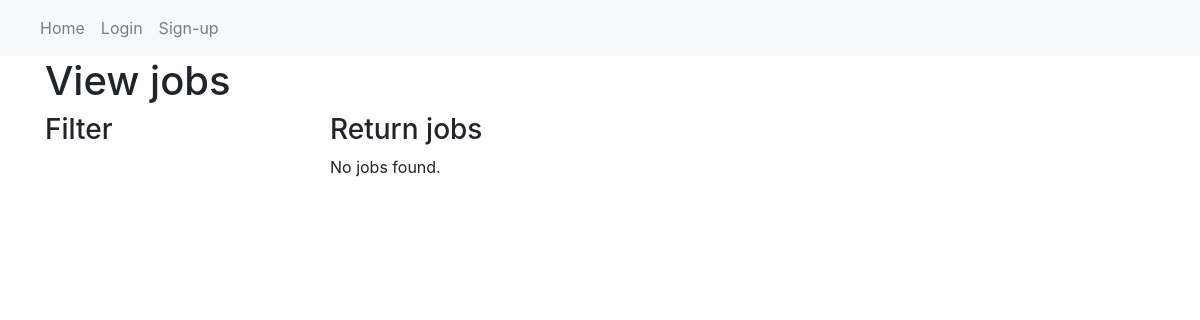
Before: /prototype/view_jobs/ with the older database file.
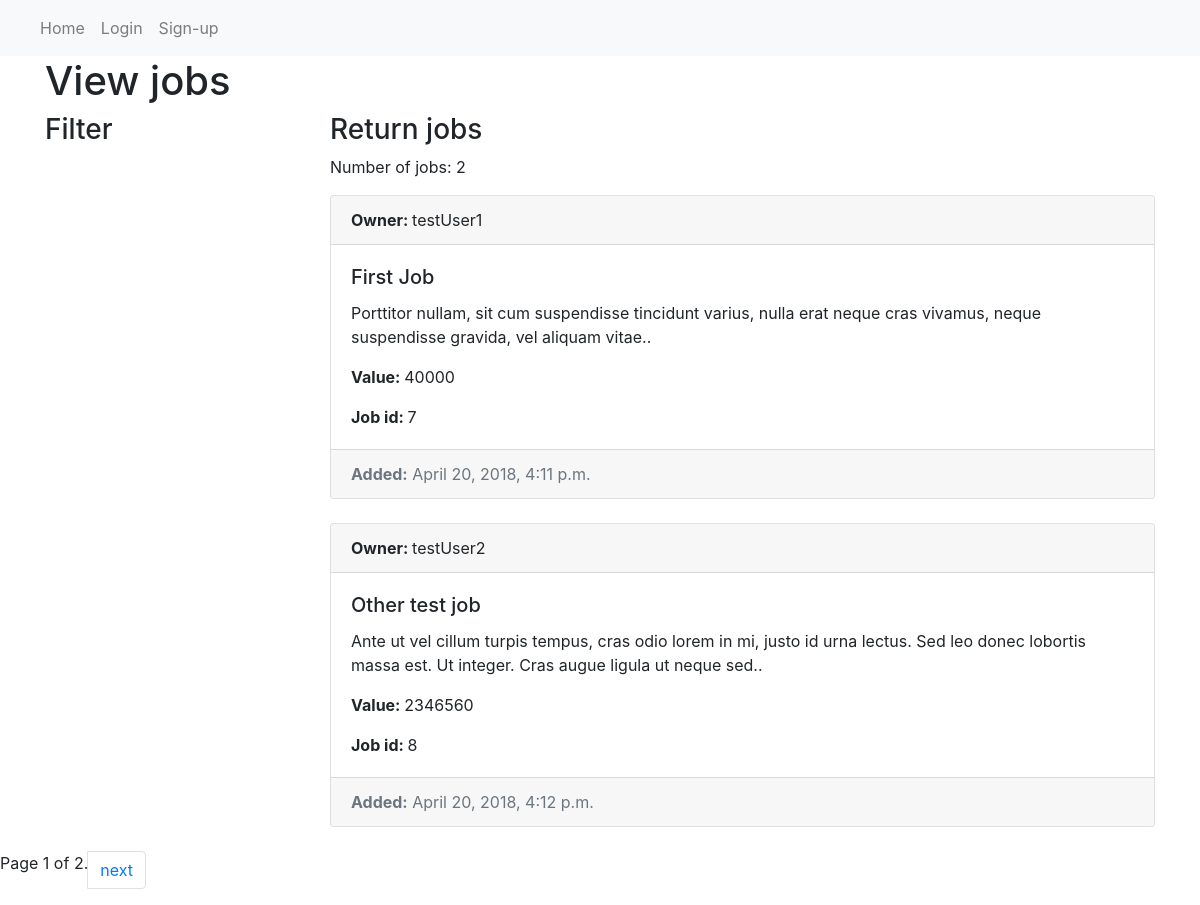
After: the same page with the newer database file.
### prototype/models.py (models this page shows, shortened)
class Job(models.Model):
    name = models.CharField(max_length=200, help_text="Enter a job name")
    description = models.TextField(max_length=750, help_text="Enter job description", null=True, blank=True)
    value = models.IntegerField(null=True, blank=True, help_text="Enter job value")
    company = models.ForeignKey('Company', on_delete=models.SET_NULL, null=True)
    added = models.DateTimeField(auto_now_add=True)
    region = models.ForeignKey('Region', on_delete=models.SET_NULL, null=True)
    added_by = models.ForeignKey(settings.AUTH_USER_MODEL, on_delete=models.CASCADE, null=True)

class CustomUser(AbstractUser):
    name = models.CharField(blank=True, max_length=255)
    first_name = models.CharField(max_length=100, blank=True)
    second_name = models.CharField(max_length=100, blank=True)
    company = models.ForeignKey('Company', on_delete=models.SET_NULL, null=True)
    def __str__(self):
        return self.username

### prototype/views.py (the view)
# urls.py: path('view_jobs/', views.ViewJobs.as_view(), name='view_jobs'),
class ViewJobs(generic.ListView):
    current_user = str(lambda self: self.request.user)
    model = Job
    context_object_name = 'job_list'
    queryset = Job.objects.all()
    template_name = 'view_jobs.html'
    paginate_by = 2

### prototype/templates/view_jobs.html (shortened to what this page needs)
{% extends 'base.html' %}
{% block content %}
<div class="row">
  <div class="col">
    <h1>View jobs</h1>
  </div>
</div>
<div class="row">
  <div class="col-3">
    <h3>Filter</h3>
  </div>
  <div class="col-9">
    <h3>Return jobs</h3>
    {% if job_list %}
      <p>Number of jobs: {{job_list|length}}</p>
      {% for j in job_list %}
      <div class="card">
        <div class="card-header">
        <strong>Owner: </strong>{{j.added_by}}
        </div>
        <div class="card-body">
          <h5 class="card-title">{{j.name}}</h5>
          <p class="card-text">{{j.description}}.</p>
          <p class="card-text"><strong>Value: </strong>{{j.value}}</p>
          <p class="card-text"><strong>Job id: </strong> {{j.id}}</p>
        </div>
        <div class="card-footer text-muted">
          <strong>Added:</strong> {{j.added}}
        </div>
      </div>
      {% endfor %}
    {% else %}
    <p>No jobs found.</p>
    {% endif %}
  </div>
</div>
{% endblock %}

### prototype/templates/base.html (shortened to what this page needs)
<!DOCTYPE html>
<html lang="en">
<head>
  <link rel="stylesheet" href="https://stackpath.bootstrapcdn.com/bootstrap/4.0.0/css/bootstrap.min.css">
</head>
<body>
  {% include "header.html" %}
  <div class="container">
    <div class="row">
      <div class="col">
      </div>
    </div>
      {% block content %}
      {% endblock content %}
  </div>
  <div class="row">
    <div class="col">
      {% if is_paginated %}
          <nav aria-label="Page navigation example">
              <span class="page-links">
                <ul class="pagination">
                  <li class="page-item">Page {{ page_obj.number }} of {{ page_obj.paginator.num_pages }}.</li>
                  {% if page_obj.has_next %}
                      <li class="page-item"><a class="page-link" href="{{ request.path }}?page={{ page_obj.next_page_number }}">next</a></li>
                  {% endif %}
                </ul>
              </span>
          </nav>
      {% endif %}
    </div>
  </div>
</body>
</html>

### prototype/templates/header.html (shortened to what this page needs)
{% block header %}
<nav class="navbar navbar-expand-lg navbar-light bg-light">
  <div class="collapse navbar-collapse" id="navbarNav">
    <ul class="navbar-nav">
      <li class="nav-item">
        <a class="nav-link" href="{% url 'index' %}">Home</a>
      </li>
      {% if user.is_authenticated %}
      <li class="nav-item">
        <a class="nav-link" href="{% url 'view_jobs' %}">View jobs</a>
      </li>
      <li class="nav-item">
        <a class="nav-link" href="{% url 'add_job' %}">Add job</a>
      </li>
      <li class="nav-item">
        <a class="nav-link" href="{% url 'logout' %}">Logout</a>
      </li>
      {% else %}
      <li class="nav-item">
        <a class="nav-link" href="{% url 'login' %}">Login</a>
      </li>
      <li class="nav-item">
        <a class="nav-link" href="{% url 'signup' %}">Sign-up</a>
      </li>
      {% endif %}
    </ul>
  </div>
</nav>
{% endblock %}

Changed rows visible on the page:
added Job: added_by "testUser1", name "First Job", description "Porttitor nullam, sit cum suspendisse tincidunt varius, nulla erat neque cras vivamus, neque suspendisse gravida, vel aliquam vitae.", value "40000", id "7", added "April 20, 2018, 4:11 p.m."
added Job: added_by "testUser2", name "Other test job", description "Ante ut vel cillum turpis tempus, cras odio lorem in mi, justo id urna lectus. Sed leo donec lobortis massa est. Ut integer. Cras augue ligula ut neque sed.", value "2346560", id "8", added "April 20, 2018, 4:12 p.m."
Other visible differences:
{{ job_list|length }}: (not shown) → "2"
{{ page_obj.number }}: (not shown) → "1"
{{ page_obj.paginator.num_pages }}: (not shown) → "2"
text no longer shown: "No jobs found."
text now shown: "Number of jobs: Page of . next"
